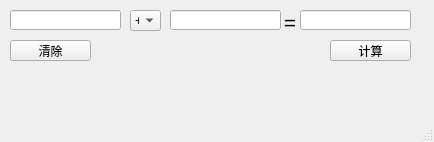
<?xml version="1.0" encoding="UTF-8"?>
<ui version="4.0">
 <class>MainWindow</class>
 <widget class="QMainWindow" name="MainWindow">
  <property name="geometry">
   <rect>
    <x>0</x>
    <y>0</y>
    <width>434</width>
    <height>142</height>
   </rect>
  </property>
  <property name="windowTitle">
   <string>MainWindow</string>
  </property>
  <widget class="QWidget" name="centralwidget">
   <widget class="QPushButton" name="Calculation">
    <property name="geometry">
     <rect>
      <x>330</x>
      <y>40</y>
      <width>81</width>
      <height>21</height>
     </rect>
    </property>
    <property name="text">
     <string>计算</string>
    </property>
   </widget>
   <widget class="QLineEdit" name="Number_1">
    <property name="geometry">
     <rect>
      <x>10</x>
      <y>10</y>
      <width>111</width>
      <height>20</height>
     </rect>
    </property>
   </widget>
   <widget class="QLineEdit" name="Number_2">
    <property name="geometry">
     <rect>
      <x>170</x>
      <y>10</y>
      <width>111</width>
      <height>20</height>
     </rect>
    </property>
   </widget>
   <widget class="QLineEdit" name="Result">
    <property name="geometry">
     <rect>
      <x>300</x>
      <y>10</y>
      <width>111</width>
      <height>20</height>
     </rect>
    </property>
   </widget>
   <widget class="QPushButton" name="Clear">
    <property name="geometry">
     <rect>
      <x>10</x>
      <y>40</y>
      <width>81</width>
      <height>21</height>
     </rect>
    </property>
    <property name="text">
     <string>清除</string>
    </property>
   </widget>
   <widget class="QComboBox" name="comboBox">
    <property name="geometry">
     <rect>
      <x>130</x>
      <y>10</y>
      <width>31</width>
      <height>21</height>
     </rect>
    </property>
    <item>
     <property name="text">
      <string>+</string>
     </property>
    </item>
    <item>
     <property name="text">
      <string>-</string>
     </property>
    </item>
    <item>
     <property name="text">
      <string>*</string>
     </property>
    </item>
    <item>
     <property name="text">
      <string>/</string>
     </property>
    </item>
   </widget>
   <widget class="QLabel" name="label">
    <property name="geometry">
     <rect>
      <x>280</x>
      <y>10</y>
      <width>20</width>
      <height>21</height>
     </rect>
    </property>
    <property name="text">
     <string>&lt;html&gt;&lt;head/&gt;&lt;body&gt;&lt;p align=&quot;center&quot;&gt;&lt;span style=&quot; font-size:16pt;&quot;&gt;=&lt;/span&gt;&lt;/p&gt;&lt;/body&gt;&lt;/html&gt;</string>
    </property>
   </widget>
  </widget>
  <widget class="QMenuBar" name="menubar">
   <property name="geometry">
    <rect>
     <x>0</x>
     <y>0</y>
     <width>434</width>
     <height>17</height>
    </rect>
   </property>
  </widget>
  <widget class="QStatusBar" name="statusbar"/>
 </widget>
 <resources/>
 <connections/>
</ui>
